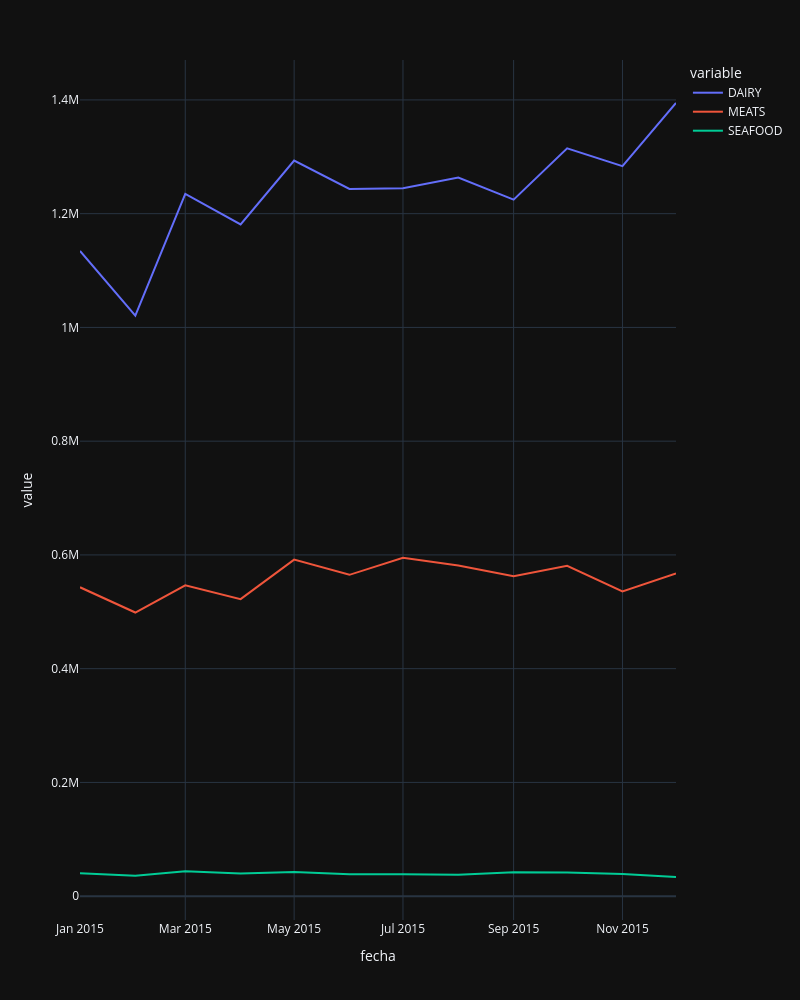

The notebook cell this image was saved under:
### Code cell
# Configurar plotly
px.line(
    df,
    width=800,
    height=1000,
    template='plotly_dark'
)

### Figure 1 — Plotly figure (JSON) as saved in the notebook; plotly's stock layout.template omitted (floating-point values rounded to 4 significant figures)
{"data": [{"hovertemplate": "variable=DAIRY<br>fecha=%{x}<br>value=%{y}<extra></extra>", "legendgroup": "DAIRY", "line": {"color": "#636efa", "dash": "solid"}, "marker": {"symbol": "circle"}, "mode": "lines", "name": "DAIRY", "orientation": "v", "showlegend": true, "type": "scatter", "x": ["2015-01", "2015-02", "2015-03", "2015-04", "2015-05", "2015-06", "2015-07", "2015-08", "2015-09", "2015-10", "2015-11", "2015-12"], "xaxis": "x", "y": [1134521, 1020747, 1234851, 1181180, 1293308, 1243588, 1244815, 1263428, 1224619, 1314827, 1283672, 1394582], "yaxis": "y"}, {"hovertemplate": "variable=MEATS<br>fecha=%{x}<br>value=%{y}<extra></extra>", "legendgroup": "MEATS", "line": {"color": "#EF553B", "dash": "solid"}, "marker": {"symbol": "circle"}, "mode": "lines", "name": "MEATS", "orientation": "v", "showlegend": true, "type": "scatter", "x": ["2015-01", "2015-02", "2015-03", "2015-04", "2015-05", "2015-06", "2015-07", "2015-08", "2015-09", "2015-10", "2015-11", "2015-12"], "xaxis": "x", "y": [543100.0, 498700.0, 546500.0, 522300.0, 591700.0, 565000.0, 594900.0, 581200.0, 562700.0, 580800.0, 535900.0, 567400.0], "yaxis": "y"}, {"hovertemplate": "variable=SEAFOOD<br>fecha=%{x}<br>value=%{y}<extra></extra>", "legendgroup": "SEAFOOD", "line": {"color": "#00cc96", "dash": "solid"}, "marker": {"symbol": "circle"}, "mode": "lines", "name": "SEAFOOD", "orientation": "v", "showlegend": true, "type": "scatter", "x": ["2015-01", "2015-02", "2015-03", "2015-04", "2015-05", "2015-06", "2015-07", "2015-08", "2015-09", "2015-10", "2015-11", "2015-12"], "xaxis": "x", "y": [40470.0, 36070.0, 43810.0, 39980.0, 42510.0, 38780.0, 38540.0, 37770.0, 41910.0, 41420.0, 38820.0, 33730.0], "yaxis": "y"}], "layout": {"height": 1000, "legend": {"title": {"text": "variable"}, "tracegroupgap": 0}, "margin": {"t": 60}, "width": 800, "xaxis": {"anchor": "y", "domain": [0, 1], "title": {"text": "fecha"}}, "yaxis": {"anchor": "x", "domain": [0, 1], "title": {"text": "value"}}}}
